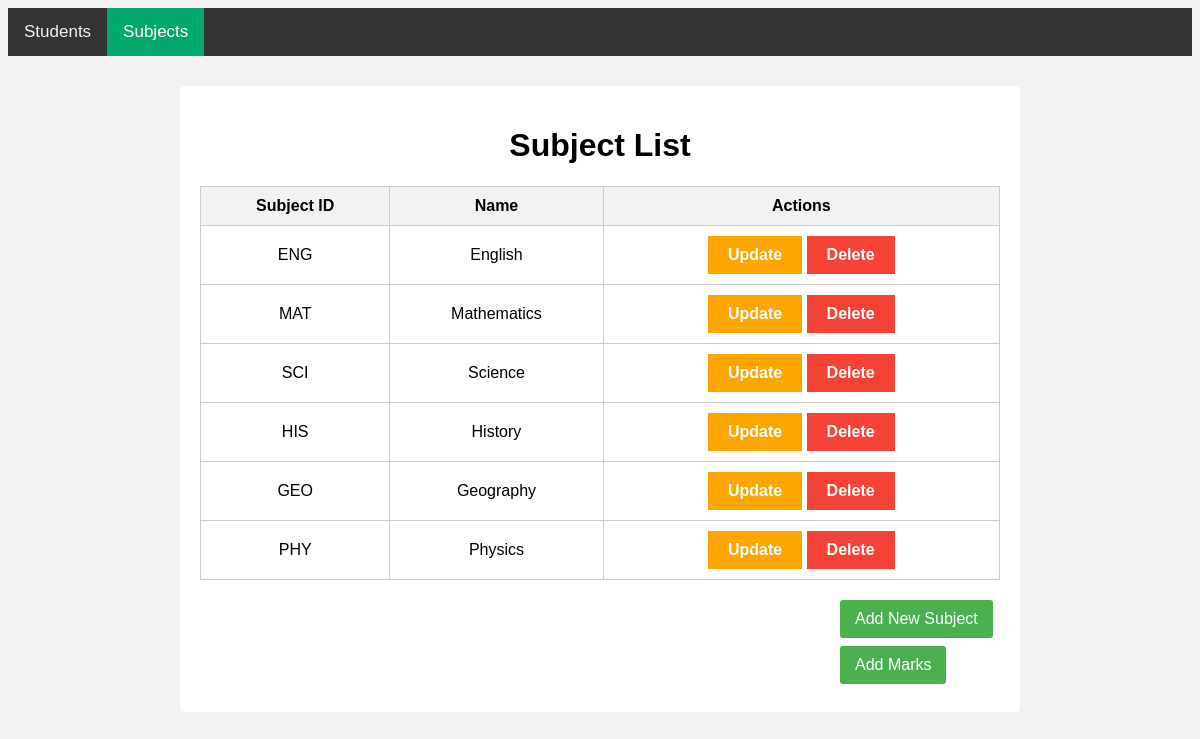
The app's page /students/subjects/, older data.
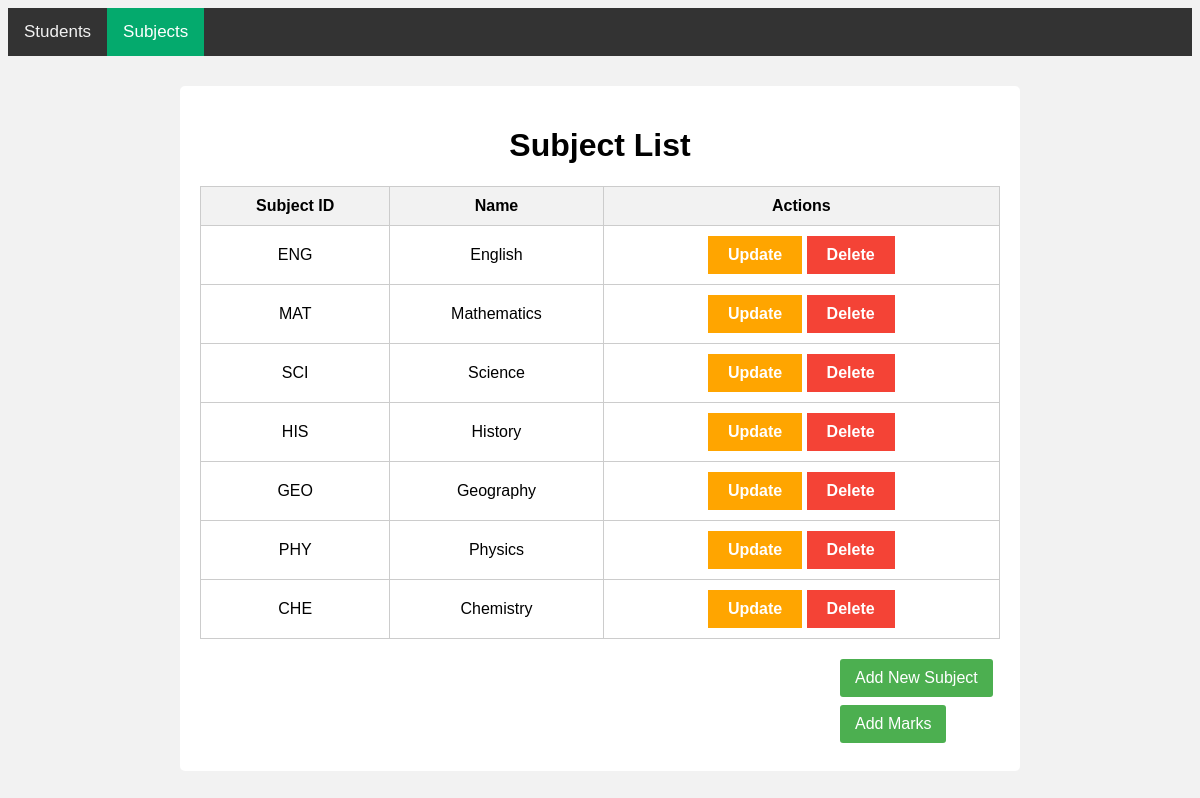
The same page, newer data.
### students/models.py (models this page shows, shortened)
class Subject(models.Model):
    subject_id = models.CharField(max_length=4, primary_key=True)
    subject_name = models.CharField(max_length=100)

### students/views.py (the view)
# urls.py: path('subjects/', views.subject_list, name='subject_list'),
def subject_list(request):
    subjects = Subject.objects.all()
    return render(request, 'subject_list.html', {'subjects': subjects})

### templates/subject_list.html (shortened to what this page needs)
{% load static %}
<!DOCTYPE html>
<html>
<head>
    <link rel="stylesheet" type="text/css" href="{% static 'css/dash.css' %}">
</head>
<body>
    <div class="topnav">
        <a href="{% url 'students:student_list' %}">Students</a>
        <a class="active" href="{% url 'students:subject_list'  %}">Subjects</a>
    </div>
    <div class="container">
        <h1>Subject List</h1>
        <table >
            <tr>
                <th>Subject ID</th>
                <th>Name</th>
                <th>Actions</th>
            </tr>
            {% for subject in subjects %}
            <tr>
                <td>{{ subject.subject_id }}</td>
                <td>{{ subject.subject_name }}</td>
                <td>
                    <a href="{% url 'students:update_subject' subject.subject_id %}" class="update-btn">Update</a>
                    <a href="{% url 'students:delete_subject' subject.subject_id %}" class="delete-btn">Delete</a>
                </td>
            </tr>
            {% endfor %}
        </table>
        <form action="{% url 'students:create_subject' %}" method="get">
            <input type="submit" value="Add New Subject" class="add-btn">
            <a href="{% url 'students:student_marks_list' %}" class="add-btn">Add Marks</a>
        </form>
    </div>
</body>
</html>

Row changes from the older to the newer data that the page shows:
added Subject: subject_id "CHE", subject_name "Chemistry"
